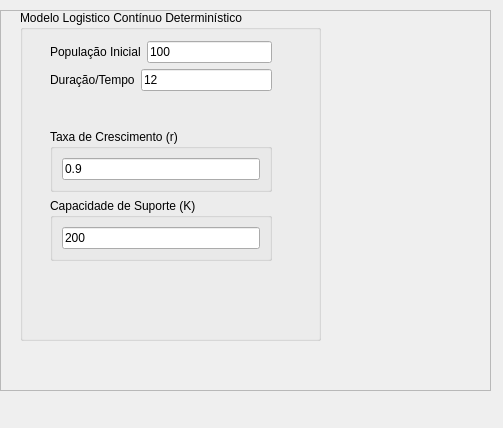
<?xml version="1.0" encoding="UTF-8"?>
<ui version="4.0">
 <class>Ui_WizardPageLogistico</class>
 <widget class="QWizardPage" name="Ui_WizardPageLogistico">
  <property name="geometry">
   <rect>
    <x>0</x>
    <y>0</y>
    <width>503</width>
    <height>428</height>
   </rect>
  </property>
  <property name="windowTitle">
   <string>WizardPage</string>
  </property>
  <widget class="QFrame" name="fmLogistico">
   <property name="geometry">
    <rect>
     <x>0</x>
     <y>10</y>
     <width>491</width>
     <height>381</height>
    </rect>
   </property>
   <property name="frameShape">
    <enum>QFrame::StyledPanel</enum>
   </property>
   <property name="frameShadow">
    <enum>QFrame::Raised</enum>
   </property>
   <widget class="QGroupBox" name="groupBox_3">
    <property name="geometry">
     <rect>
      <x>20</x>
      <y>0</y>
      <width>301</width>
      <height>331</height>
     </rect>
    </property>
    <property name="title">
     <string>Modelo Logistico Contínuo Determinístico</string>
    </property>
    <widget class="QWidget" name="layoutWidget">
     <property name="geometry">
      <rect>
       <x>30</x>
       <y>31</y>
       <width>222</width>
       <height>220</height>
      </rect>
     </property>
     <layout class="QGridLayout" name="gridLayout">
      <item row="0" column="0">
       <layout class="QGridLayout" name="gridLayout_10">
        <item row="0" column="0">
         <widget class="QLabel" name="label_4">
          <property name="text">
           <string>População Inicial</string>
          </property>
         </widget>
        </item>
        <item row="0" column="1">
         <widget class="QLineEdit" name="lineEditPop">
          <property name="text">
           <string>100</string>
          </property>
         </widget>
        </item>
       </layout>
      </item>
      <item row="1" column="0">
       <layout class="QGridLayout" name="gridLayout_11">
        <item row="0" column="0">
         <widget class="QLabel" name="label_5">
          <property name="text">
           <string>Duração/Tempo</string>
          </property>
         </widget>
        </item>
        <item row="0" column="1">
         <widget class="QLineEdit" name="lineEditTempo">
          <property name="text">
           <string>12</string>
          </property>
         </widget>
        </item>
        <item row="1" column="1">
         <spacer name="verticalSpacer_4">
          <property name="orientation">
           <enum>Qt::Vertical</enum>
          </property>
          <property name="sizeHint" stdset="0">
           <size>
            <width>20</width>
            <height>40</height>
           </size>
          </property>
         </spacer>
        </item>
        <item row="1" column="0">
         <spacer name="verticalSpacer_5">
          <property name="orientation">
           <enum>Qt::Vertical</enum>
          </property>
          <property name="sizeHint" stdset="0">
           <size>
            <width>20</width>
            <height>40</height>
           </size>
          </property>
         </spacer>
        </item>
       </layout>
      </item>
      <item row="2" column="0">
       <layout class="QGridLayout" name="gridLayout_12">
        <item row="0" column="0">
         <widget class="QGroupBox" name="groupBox_5">
          <property name="title">
           <string>Taxa de Crescimento (r)</string>
          </property>
          <layout class="QGridLayout" name="gridLayout_13">
           <item row="0" column="0">
            <widget class="QLineEdit" name="lineEditCresc">
             <property name="text">
              <string>0.9</string>
             </property>
            </widget>
           </item>
          </layout>
         </widget>
        </item>
        <item row="1" column="0">
         <widget class="QGroupBox" name="groupBox_6">
          <property name="title">
           <string>Capacidade de Suporte (K)</string>
          </property>
          <layout class="QGridLayout" name="gridLayout_15">
           <item row="0" column="0">
            <widget class="QLineEdit" name="lineEditCapSup">
             <property name="text">
              <string>200</string>
             </property>
            </widget>
           </item>
          </layout>
         </widget>
        </item>
       </layout>
      </item>
     </layout>
    </widget>
   </widget>
  </widget>
 </widget>
 <resources/>
 <connections/>
</ui>
